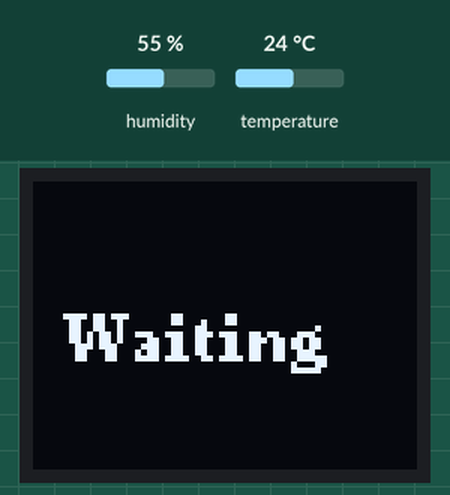
A sketch run on a simulated ESP8266 (NodeMCU). Shown: 64×48 one-colour display. Inputs (shaded band) come from the test bench; at power-on: humidity 55 %, temperature 24 °C. WiFi joins after 1.5 s; servers stay silent unless stated; uploads are accepted with an empty reply; no MQTT or app messages arrive unless stated; what the sketch prints to the serial monitor is not drawn.

Above: at 0.1 s.
At 2.7 s:
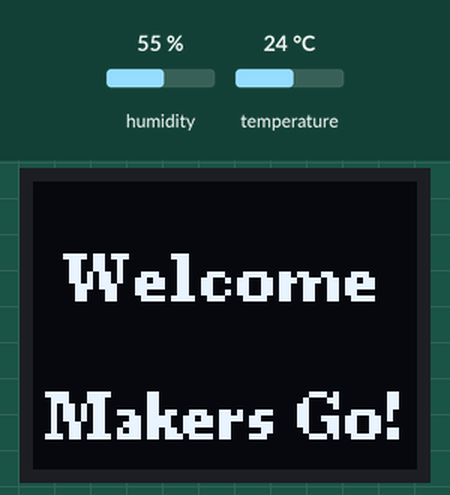
At 4.8 s:
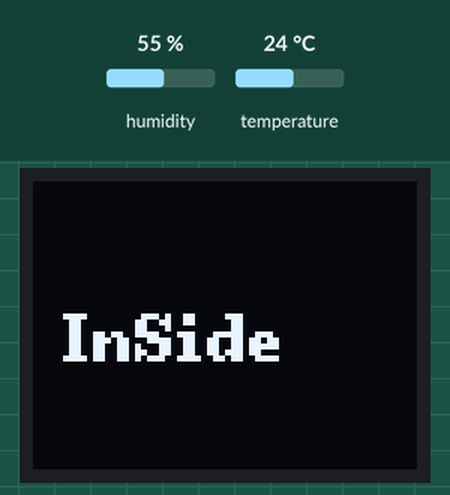
At 17.1 s:
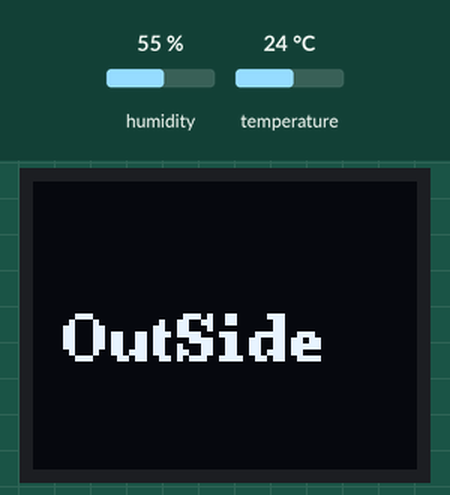
At 18.1 s:
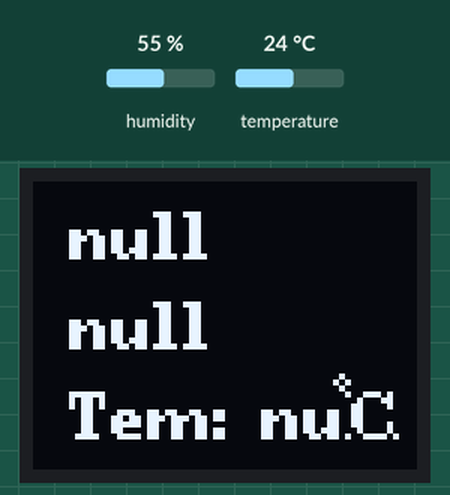
At 37.3 s:
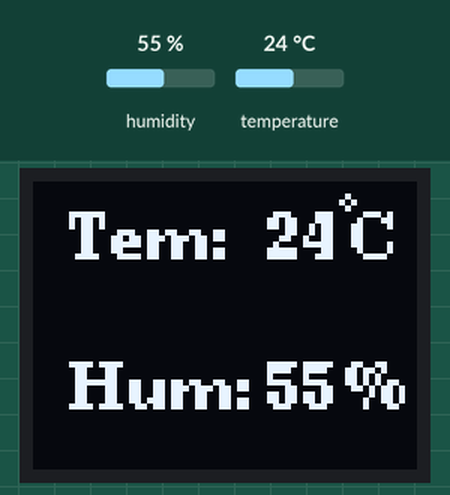

Measured:
- what the display in image 1 shows lasts 1.0 s, from 2.6 s to 3.6 s
- what the display in image 4 shows lasts 18.2 s, from 18.1 s to 36.3 s

The sketch:

weather.ino
```cpp
#include <ArduinoJson.h>
#include <ESP8266WiFi.h>
#include <ESP8266HTTPClient.h>
#include <DNSServer.h>
#include <ESP8266WebServer.h>
#include <WiFiManager.h>
#include <PubSubClient.h>
#include <U8g2lib.h>
#include <Arduino.h>
#include "DHT.h"
#define DHTPIN D4
#define DHTTYPE DHT11

WiFiClient client;
PubSubClient pub_client(client);

//mqtt服务器
const char* mqttServer = "test.ranye-iot.net";

// 天气服务器
const char* host = "api.seniverse.com";
const int httpPort = 80;

// 心知天气HTTP请求所需信息
//私钥
String reqUserKey = "SNEZ-20MJzl6BvQ5o";
// 城市
String reqLocation = "bijie";
 // 摄氏||华氏
String reqUnit = "c";

//这里使用的屏幕为64*48像素，U8G2_MIRROR用于镜像显示
U8G2_SSD1306_64X48_ER_F_HW_I2C u8g2(U8G2_R0, 2, 1, U8X8_PIN_NONE);

DHT dht(DHTPIN, DHTTYPE);
HTTPClient http;

//温度传感器取得的温湿度
int temp, hum;

void setup() {
  Serial.begin(115200);
  //从D4这个接口读取温湿度的数据
  pinMode(D4, INPUT);

  //设置ESP8266工作模式为无线终端模式
  WiFi.mode(WIFI_STA);

  dht.begin();
  //因为DHT串行传输数据，我们需要用DHT里的函数来读取温度和湿度。
  temp = (int)(dht.readTemperature());
  hum = (int)(dht.readHumidity());

  //u8g2为屏幕绘制的库
  u8g2.begin();
  //u8g2_font_ncenB08_tr：先设置显示屏显示什么类型的文字，中文需要设置成另外的参数。
  u8g2.setFont(u8g2_font_ncenB08_tr);
  u8g2.enableUTF8Print();

  //清除屏幕缓存
  u8g2.clearBuffer();
  u8g2.drawStr(5, 30, "Waiting");
  u8g2.sendBuffer();

  //连接WiFi，连接不成功时屏幕保持显示“waiting”
  while (!connectWiFi());

  // 设置MQTT服务器和端口号
  pub_client.setServer(mqttServer, 1883);
  // 连接MQTT服务器
  connectMQTTServer();

  //获取时间的URL
  String GetUrl = "http://quan.suning.com/getSysTime.do";
  http.setTimeout(5000);
  http.begin(client, GetUrl);
  delay(1000);

  u8g2.clearBuffer();
  u8g2.drawStr(5, 20, "Welcome！");
  u8g2.setCursor(2, 43);

  u8g2.print("Makers Go!");
  u8g2.sendBuffer();
  delay(1000);
  u8g2.clearBuffer();
  close();
  u8g2.sendBuffer();
  delay(1000);
}
int i = 0;//用于交叉播放温湿度和天气预报
void loop() {
  u8g2.firstPage();
  do {
    if (i > 30000)
      i = 0;
    if (i % 2 == 0) {
      //显示环境温湿度
      envirTemp();
      //向订阅者发送当前的温湿度
      pubMqttMag();
    }
    else {
      // 建立心知天气API当前天气请求资源地址
      String reqRes = "/v3/weather/now.json?key=" + reqUserKey +
                      + "&location=" + reqLocation +
                      "&language=en&unit=" + reqUnit;

      // 向心知天气服务器服务器请求信息并对信息进行解析
      httpRequest(reqRes);
    }
  } while ( u8g2.nextPage() );
  i++;
  delay(10000);
}

// 连接WiFi
bool connectWiFi() {
  // 建立WiFiManager对象
  WiFiManager wifiManager;
  //建立热点，其他终端连接到8266之后跳转到指定页面进行网络配置
  wifiManager.autoConnect("AutoConnectAP");
  // WiFi连接成功后将通过串口监视器输出连接成功信息
  Serial.println("");
  Serial.print("ESP8266 Connected to ");
  Serial.println(WiFi.SSID());
  Serial.print("IP address:\t");
  Serial.println(WiFi.localIP());
  return true;
}

// 向心知天气服务器服务器请求信息并对信息进行解析
void httpRequest(String reqRes) {
  // 建立http请求信息
  String httpRequest = String("GET ") + reqRes + " HTTP/1.1\r\n" +
                       "Host: " + host + "\r\n" +
                       "Connection: close\r\n\r\n";
  Serial.println("");
  Serial.print("Connecting to "); Serial.print(host);

  // 尝试连接服务器
  if (client.connect(host, 80)) {
    Serial.println(" Success!");

    // 向服务器发送http请求信息
    client.print(httpRequest);
    Serial.println("Sending request: ");
    Serial.println(httpRequest);

    // 获取并显示服务器响应状态行
    String status_response = client.readStringUntil('\n');
    Serial.print("status_response: ");
    Serial.println(status_response);

    // 使用find跳过HTTP响应头
    if (client.find("\r\n\r\n")) {
      Serial.println("Found Header End. Start Parsing.");
    }

    // 利用ArduinoJson库解析心知天气响应信息
    parseInfo(client);
  } else {
    Serial.println(" connection failed!");
  }
  //断开客户端与服务器连接工作
  client.stop();
}


// 利用ArduinoJson库解析心知天气响应信息
void parseInfo(WiFiClient client) {
  const size_t capacity = JSON_ARRAY_SIZE(1) + JSON_OBJECT_SIZE(1) + 2 * JSON_OBJECT_SIZE(3) + JSON_OBJECT_SIZE(6) + 230;
  DynamicJsonDocument doc(capacity);

  deserializeJson(doc, client);

  JsonObject obj1 = doc["results"][0];
  String cityName = obj1["location"]["name"].as<String>();
  String weather = obj1["now"]["text"].as<String>();
  String temperature = obj1["now"]["temperature"].as<String>();
  Serial.println(cityName);
  Serial.println(weather);
  Serial.println(temperature);
  u8g2.clearBuffer();
  u8g2.drawStr(5, 30, "OutSide");
  u8g2.sendBuffer();
  delay(1000);
  u8g2.clearBuffer();

  //64*48,横坐标为64，纵坐标为48，原点在屏幕的左上角。在坐标为（6,13）的地方插入“Tem”。
  u8g2.setCursor(6, 13);
  u8g2.print(cityName);
  u8g2.setCursor(6, 28);
  u8g2.print(weather);
  u8g2.setCursor(6, 43);
  u8g2.print("Tem:");
  u8g2.setCursor(38, 43);
  u8g2.print(temperature);

  //摄氏度的圈
  u8g2.drawCircle(51, 33, 1, U8G2_DRAW_ALL);
  u8g2.drawStr(53, 43, "C");
  u8g2.sendBuffer();
  delay(5000);

  //读取时间
  int httpCode = http.GET();
  if (httpCode > 0) {
    Serial.printf("[HTTP] GET... code: %d\n", httpCode);
    if (httpCode == HTTP_CODE_OK) {
      //读取响应内容
      String response = http.getString();
      Serial.println(response);
      //显示日期和时间
      u8g2.clearBuffer();
      u8g2.setCursor(5, 40);
      u8g2.print(response.substring(13, 23));
      u8g2.setCursor(18, 20);
      u8g2.print(response.substring(24, 29));
      u8g2.sendBuffer();
      delay(500);
    }
  } else {
    Serial.printf("[HTTP] GET... failed, error: %s\n", http.errorToString(httpCode).c_str());
  }
  http.end();
  delay(3000);
}


//传感器温湿度显示
void envirTemp() {
  Serial.println(temp);
  Serial.println(hum);
  u8g2.clearBuffer();
  u8g2.drawStr(5, 30, "InSide");
  u8g2.sendBuffer();
  delay(1000);
  u8g2.clearBuffer();
  u8g2.drawStr(6, 13, "Tem:");//64*48,横坐标为64，纵坐标为48，原点在屏幕的左上角。在坐标为（6,13）的地方插入“Tem”。
  u8g2.setCursor(39, 13);
  u8g2.print(temp);
  u8g2.drawCircle(52, 3, 1, U8G2_DRAW_ALL);
  u8g2.drawStr(53, 13, "C");
  u8g2.drawStr(6, 38, "Hum:");
  u8g2.drawStr(52, 38, "%");
  u8g2.setCursor(39, 38);
  u8g2.print(hum);
  u8g2.sendBuffer();
}

//开机时连接到WiFi后的一个动画
void close()
{
  u8g2.clear();
  u8g2.drawBox(0, 32 / 2 - 3, 64, 6);
  u8g2.drawBox(64 / 2 - 3, 0, 6, 32);
  u8g2.sendBuffer();
  delay(10);
  u8g2.clear();
  u8g2.drawBox(0, 32 / 2 - 2, 64, 4);
  u8g2.drawBox(64 / 2 - 2, 0, 4, 32);
  u8g2.sendBuffer();
  delay(10);
  u8g2.clear();
  u8g2.drawBox(0, 32 / 2 - 1, 64, 2);
  u8g2.drawBox(64 / 2 - 1, 0, 2, 32);
  u8g2.sendBuffer();
  delay(10);
  u8g2.clear();
}

//连接mqtt服务器
void connectMQTTServer() {
  // 根据ESP8266的MAC地址生成客户端ID（避免与其它ESP8266的客户端ID重名）
  String clientId = "esp8266-" + WiFi.macAddress();
  // 连接MQTT服务器
  if (pub_client.connect(clientId.c_str())) {
    Serial.println("MQTT Server Connected");
    Serial.println("Server Address: ");
    Serial.println(mqttServer);
    Serial.println("ClientId:");
    Serial.println(clientId);
  } else {
    Serial.print("MQTT Server Connect Failed. Client State:");
    Serial.println(pub_client.state());
    delay(3000);
  }
}

//向订阅者发送消息
void pubMqttMag() {
  DynamicJsonDocument data(256);
  data [ "group"] = 20;
  data [ "temp"] = temp;
  data [ "hum" ] = hum;
  //publish temperature and humidity
  char json_string[256];
  serializeJson (data, json_string);
  Serial.println(json_string) ;
  //主题
  String topicString = "scu/building_base_b/323/temp";
  char publishTopic[topicString.length() + 1];
  strcpy(publishTopic, topicString.c_str());
  if (!pub_client.publish (publishTopic, json_string, false)) {
    Serial.println("Message Publish Failed.");
  }
}
```
